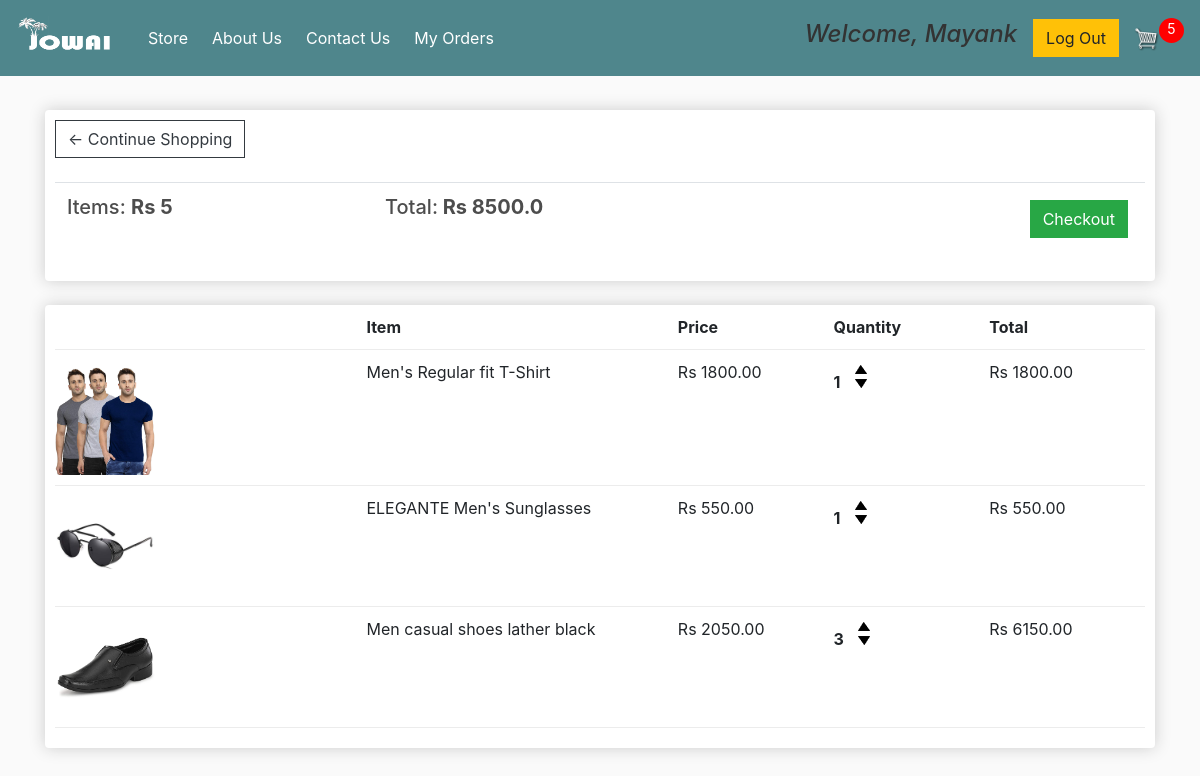
Screenshot of /cart/ (signed in) with the database file from the repository.
### store/models.py (models this page shows, shortened)
class Order(models.Model):
    customer=models.ForeignKey(Customer, on_delete=models.SET_NULL, null=True, blank=True)
    user_name=models.CharField(max_length=200, default="blank")
    user_email=models.CharField(max_length=200, default="blank")
    date_ordered=models.DateTimeField(auto_now_add=True)
    complete=models.BooleanField(default=False, null=True, blank=False)
    order_id=models.CharField(max_length=100, null=True)
    shipping_address=models.CharField(max_length=100, null=True)
    product_details=models.CharField(max_length=100, null=True)
    contact_no= models.CharField(max_length=12, null=True)
    @property
    def get_cart_total(self):
        orderitems=self.order_item_set.all()
        total=sum([item.get_total for item in orderitems])
        return total
    @property
    def get_cart_items(self):
        orderitems=self.order_item_set.all()
        total=sum([item.quantity for item in orderitems])
        return total

class Order_Item(models.Model):
    product=models.ForeignKey(Product, on_delete=models.SET_NULL, null=True, blank=True)
    order=models.ForeignKey(Order, on_delete=models.SET_NULL, null=True, blank=True)
    quantity=models.IntegerField(default=0, null=True, blank=True)
    price=models.IntegerField(default=0, null=True, blank=True)
    date_added=models.DateTimeField(auto_now_add=True)
    @property
    def get_total(self):
        total=self.product.price * self.quantity
        return total

class Product(models.Model):
    name=models.CharField(max_length=200)
    price=models.FloatField()
    digital=models.BooleanField(default=False, null=True, blank=True)
    image=models.ImageField(null=True, blank=True)
    image1=models.ImageField(null=True, blank=True)
    image2=models.ImageField(null=True, blank=True)
    image3=models.ImageField(null=True, blank=True)
    image4=models.ImageField(null=True, blank=True)
    description1=models.CharField(max_length=2550, default="", null=True, blank=True )
    description2=models.CharField(max_length=2550, default="")
    description3=models.CharField(max_length=2550, default="")
    @property
    def imageURL(self):
        try:
            url=self.image.url
        except:
            url=''
        return url

### store/views.py (the view)
# urls.py: path('cart/', views.cart, name="cart"),
@login_required(login_url="log_in")
def cart(request):
     if request.user.is_authenticated:
          log_status=True
          customer = request.user.customer
          order,created = Order.objects.get_or_create(customer=customer, complete=False)
          items = order.order_item_set.all()
          cartItems = order.get_cart_items
     else:
          order={'get_cart_items':0, 'get_cart_total':0}
          cartItems=[]
          log_status=False
     context={'items': items, 'order': order, 'cartItems': cartItems, 'log_status': log_status}
     return render(request, 'store/Cart.html', context)

### store/templates/store/Cart.html
{% extends 'store/Main.html' %}
{% load static %}
{% block content %}
	<div class="row">
		<div class="col-lg-12">
			<div class="box-element">
				<a  class="btn btn-outline-dark" href="{% url 'store' %}">&#x2190; Continue Shopping</a>
				<br>
				<br>
				<table class="table">
					<tr>
						<th><h5>Items: <strong>Rs {{order.get_cart_items}}</strong></h5></th>
						<th><h5>Total:<strong> Rs {{order.get_cart_total}}</strong></h5></th>
						<th>
							<a  style="float:right; margin:5px;" class="btn btn-success" href="{% url 'checkout' %}">Checkout</a>
						</th>
					</tr>
				</table>
			</div>
			<br>
			<div class="box-element">
				<div class="cart-row">
					<div style="flex:2"></div>
					<div style="flex:2"><strong>Item</strong></div>
					<div style="flex:1"><strong>Price</strong></div>
					<div style="flex:1"><strong>Quantity</strong></div>
					<div style="flex:1"><strong>Total</strong></div>
				</div>
				{% for item in items %}
				<div class="cart-row">
					<div style="flex:2"><img class="row-image" src="{{item.product.imageURL}}"></div>
					<div style="flex:2"><p>{{item.product.name}}</p></div>
					<div style="flex:1"><p>Rs {{item.product.price|floatformat:2}}</p></div>
					<div style="flex:1"><p class="quantity">{{item.quantity}}</p>
						<div class="quantity">
							<img class="chg-quantity update-cart" data-product="{{item.product.id}}" data-action="add" src="{% static  'images/arrow-up.png' %}">
							<img class="chg-quantity update-cart" data-product="{{item.product.id}}" data-action="remove" src="{% static  'images/arrow-down.png' %}">
						</div>
					</div>
					<div style="flex:1"><p>Rs {{item.get_total|floatformat:2}}</p></div>
				</div>
				{% endfor %}
			</div>
		</div>
	</div>
{% endblock content %}

### store/templates/store/Main.html (shortened to what this page needs)
<!DOCTYPE html>
{% load static %}
<html>
<head>
	<link rel="stylesheet" href="https://stackpath.bootstrapcdn.com/bootstrap/4.4.1/css/bootstrap.min.css">
	<link rel="stylesheet" type="text/css" href="{% static 'css/main.css' %}">
</head>
<body>
	<nav class="navbar navbar-expand-lg navbar-dark bg-dark">
	  <a class="navbar-brand" href="{% url 'store' %}"><img width="100px" height="50px" src="{% static '/images/JOWAI-o.png' %}"></a>
	  <div class="collapse navbar-collapse" id="navbarSupportedContent">
	    <ul class="navbar-nav mr-auto">
	      <li class="nav-item ml-2 active ">
	        <a class="nav-link" href="{% url 'store' %}">Store <span class="sr-only">(current)</span></a>
		  </li>
		  <li class="nav-item ml-2 active">
	        <a class="nav-link" href="{% url 'about' %}">About Us <span class="sr-only">(current)</span></a>
	      </li>
		  <li class="nav-item ml-2 active">
	        <a class="nav-link" href="{% url 'contact' %}">Contact Us <span class="sr-only">(current)</span></a>
		  </li>
		  <li class="nav-item ml-2 active">
	        <a class="nav-link" href="{% url 'my_orders' %}">My Orders <span class="sr-only">(current)</span></a>
	      </li>
		</ul>
	    <div class="form-inline my-2 my-lg-0">
			{% if log_status %}
			<h4 class="mx-3" ><a href="/myProfile" style="text-decoration: none;"><i style="color:#333">Welcome, {{request.user.first_name}}</i></h4></a>
			<a href="/log_out"class="btn btn-warning">Log Out</a>
			 {% else %}
			 <a href="/log_in"class="btn btn-warning">Log In</a>
			 {% endif %}
	     	<a href="{% url 'cart' %}">
	    		<img  id="cart-icon" src="{% static 'images/cart.png' %}">
	    	</a>
	    	<p id="cart-total">{{cartItems}}</p>
	    </div>
	  </div>
	</nav>
     <div class="container" id="mainDiv">
            <br>
            {% block content %}
            {% endblock content %}
         </div>
</body>
</html>

### store/static/css/main.css (style rules this page uses)
body { background-color: hsl(0, 0%, 98%); }
h1, h2, h3, h4, h5, h6 { color: hsl(0, 0%, 30%); }
.box-element { box-shadow: hsl(0, 0%, 80%) 0 0 16px; background-color: #fff; border-radius: 4px; padding: 10px; }
.bg-dark { background-color: #4f868c!important; }
#cart-icon { width: 25px; display: inline-block; margin-left: 15px; }
#cart-total { display: block; text-align: center; color: #fff; background-color: red; width: 25px; height: 25px; border-radius: 50%; font-size: 14px; }
.col-lg-4, .col-lg-6, .col-lg-8, .col-lg-12 { margin-top: 10px; }
.btn { border-radius: 0; }
.row-image { width: 100px; }
.cart-row { display: flex; align-items: flex-stretch; padding-bottom: 10px; margin-bottom: 10px; border-bottom: 1px solid #ececec; }
.quantity { display: inline-block; font-weight: 700; padding-right: 10px; }
.chg-quantity { width: 12px; cursor: pointer; display: block; margin-top: 5px; transition: .1s; }

### rows the page displays
Order: get_cart_items "5", get_cart_total "8500.0"
Order_Item: product.imageURL (picture), product.name "Men's Regular fit T-Shirt", product.price "1800.00", quantity "1", get_total "1800.00"
Order_Item: product.imageURL (picture), product.name "ELEGANTE Men's Sunglasses", product.price "550.00", quantity "1", get_total "550.00"
Order_Item: product.imageURL (picture), product.name "Men casual shoes lather black", product.price "2050.00", quantity "3", get_total "6150.00"

### other values shown
{{ request.user.first_name }} "Mayank"
{{ cartItems }} "5"
